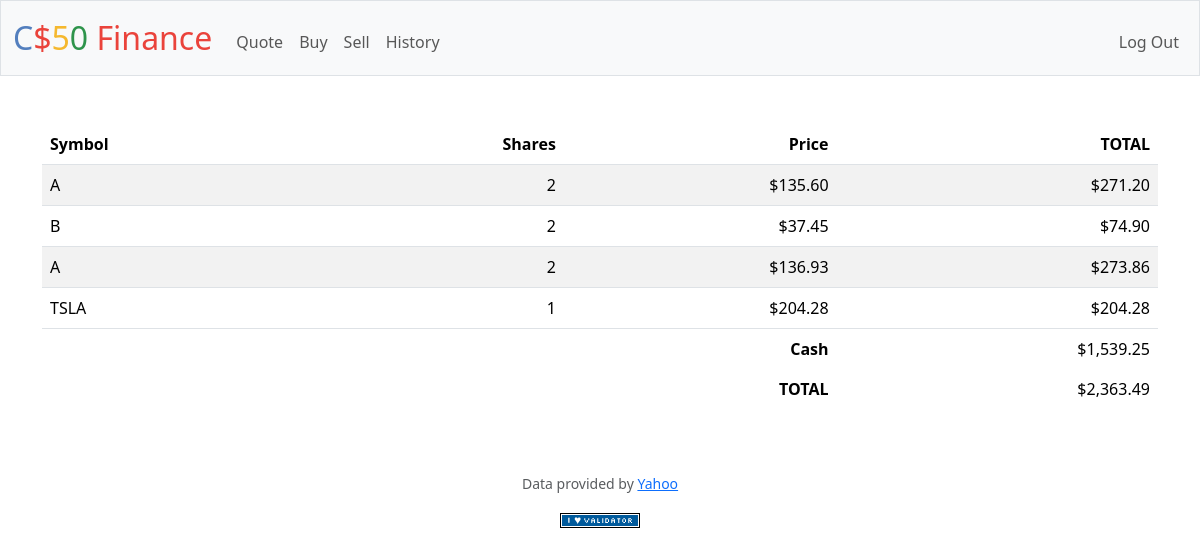
Page / (signed in) on the committed database.
### tables this page shows
CREATE TABLE stock (
    id INTEGER,
    symbol TEXT,
    shares INTEGER,
    price NUMERIC,
    total NUMERIC,
    FOREIGN KEY (id) REFERENCES users(id)
);

CREATE TABLE users (id INTEGER PRIMARY KEY AUTOINCREMENT NOT NULL, username TEXT NOT NULL, hash TEXT NOT NULL, cash NUMERIC NOT NULL DEFAULT 10000.00);

### app.py (the view)
@app.route("/")
@login_required
def index():
    user_id = session["user_id"]
    portfolio = db.execute(
        "SELECT symbol, shares, price, total FROM stock WHERE id = ?", user_id
        )
    user_cash = db.execute(
        "SELECT cash FROM users WHERE id = ?", user_id
        )[0]["cash"]
    total_cash = db.execute(
        "SELECT SUM(total) + ? AS total_cash FROM stock WHERE id = ?", user_cash, user_id
        )[0]["total_cash"]
    return render_template("index.html",
                           portfolio=portfolio, user_cash=user_cash, total_cash=total_cash
    )

### app.py (called while the page is built)
@app.after_request
def after_request(response):
    response.headers["Cache-Control"] = "no-cache, no-store, must-revalidate"
    response.headers["Expires"] = 0
    response.headers["Pragma"] = "no-cache"
    return response

### helpers.py (called while the page is built)
def login_required(f):
    @wraps(f)
    def decorated_function(*args, **kwargs):
        if session.get("user_id") is None:
            return redirect("/login")
        return f(*args, **kwargs)
    return decorated_function

def usd(value):
    return f"${value:,.2f}"

### templates/index.html (shortened to what this page needs)
{% extends "layout.html" %}
{% block main %}
<div class="section">
    <table class="table table-striped">
        <thead>
            <tr>
                <th class="text-start">Symbol</th>
                <th class="text-end">Shares</th>
                <th class="text-end">Price</th>
                <th class="text-end">TOTAL</th>
            </tr>
        </thead>
        <tbody>
                {% for stock in portfolio %}
                    <tr>
                        <td class="text-start">{{ stock.symbol }}</td>
                        <td class="text-end">{{ stock.shares }}</td>
                        <td class="text-end">{{ stock.price | usd }}</td>
                        <td class="text-end">{{ stock.total | usd }}</td>
                    </tr>
                {% endfor %}
        </tbody>
        <tfoot>
            <tr>
                <td class="border-0 fw-bold text-end" colspan="3">Cash</td>
                <td class="border-0 text-end">{{ user_cash | usd }}</td>
            </tr>
            <tr>
                <td class="border-0 fw-bold text-end" colspan="3">TOTAL</td>
                <td class="border-0 w-bold text-end">{{ total_cash | usd }}</td>
            </tr>
        </tfoot>
    </table>
</div>
{% endblock %}

### templates/layout.html (shortened to what this page needs)
<!DOCTYPE html>
<html lang="en">
    <head>
        <link href="https://cdn.jsdelivr.net/npm/bootstrap@5.3.3/dist/css/bootstrap.min.css" rel="stylesheet">
        <link href="/static/styles.css" rel="stylesheet">
    </head>
    <body>
        <nav class="bg-light border navbar navbar-expand-md navbar-light">
            <div class="container-fluid">
                <a class="navbar-brand" href="/"><span class="blue">C</span><span class="red">$</span><span class="yellow">5</span><span class="green">0</span> <span class="red">Finance</span></a>
                <div class="collapse navbar-collapse" id="navbar">
                    {% if session["user_id"] %}
                        <ul class="navbar-nav me-auto mt-2">
                            <li class="nav-item"><a class="nav-link" href="/quote">Quote</a></li>
                            <li class="nav-item"><a class="nav-link" href="/buy">Buy</a></li>
                            <li class="nav-item"><a class="nav-link" href="/sell">Sell</a></li>
                            <li class="nav-item"><a class="nav-link" href="/history">History</a></li>
                        </ul>
                        <ul class="navbar-nav ms-auto mt-2">
                            <li class="nav-item"><a class="nav-link" href="/logout">Log Out</a></li>
                        </ul>
                    {% else %}
                        <ul class="navbar-nav ms-auto mt-2">
                            <li class="nav-item"><a class="nav-link" href="/register">Register</a></li>
                            <li class="nav-item"><a class="nav-link" href="/login">Log In</a></li>
                        </ul>
                    {% endif %}
                </div>
            </div>
        </nav>
        <main class="container py-5 text-center">
            {% block main %}{% endblock %}
        </main>
        <footer class="mb-5">
            <p class="mb-3 small text-center text-muted">
                Data provided by <a href="https://finance.yahoo.com/">Yahoo</a>
            </p>
            <form action="https://validator.w3.org/check" class="text-center" enctype="multipart/form-data" method="post" target="_blank">
                <input alt="Validate" src="/static/I_heart_validator.png" type="image">
            </form>
        </footer>
    </body>
</html>

### static/styles.css (style rules this page uses)
nav .navbar-brand { font-size: xx-large; }
nav .navbar-brand .blue { color: #537fbe; }
nav .navbar-brand .red { color: #ea433b; }
nav .navbar-brand .yellow { color: #f5b82e; }
nav .navbar-brand .green { color: #2e944b; }

### rows in the picture
stock: symbol "A", shares "2", price "$135.60", total "$271.20"
stock: symbol "B", shares "2", price "$37.45", total "$74.90"
stock: symbol "A", shares "2", price "$136.93", total "$273.86"
stock: symbol "TSLA", shares "1", price "$204.28", total "$204.28"
users: cash "$1,539.25"

### other values in the picture
{{ total_cash | usd }} "$2,363.49"
